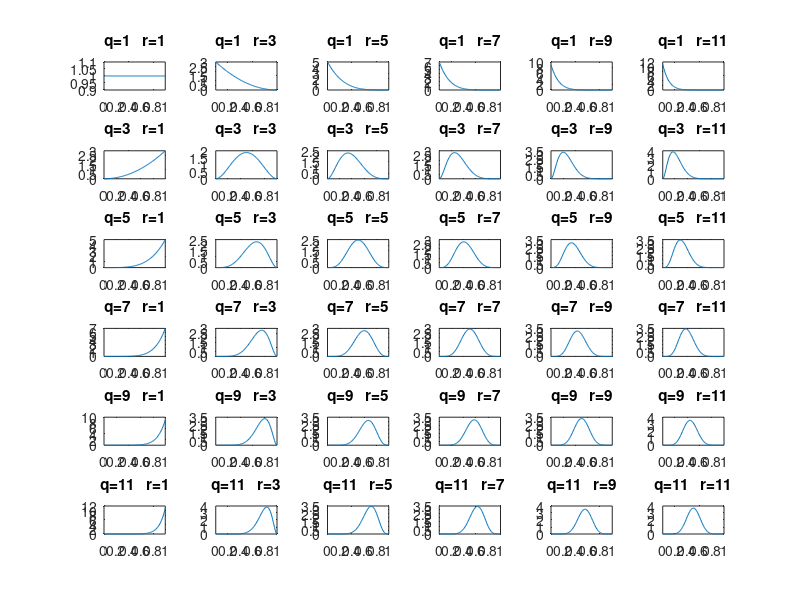

The MATLAB source for this figure:
function BetaTester

%Test beta pdf for kink distribution

x = 0:.01:1;
% A = betapdf(x,1,1);
% B = betapdf(x,1,3);
% C = betapdf(x,1,5);
% D = betapdf(x,1,7);
% E = betapdf(x,1,9);
% F = betapdf(x,1,11);

subplot(6,6,1);
sp = 1;
for i = 1:2:11
    for j = 1:2:11
        Y = betapdf(x,i,j);
        subplot(6,6,sp);
        plot(x,Y);
        title(horzcat('q=',int2str(i),'   r=',int2str(j)));
        sp=sp+1;
    end
end
        
        
% plot(x,A,x,B,x,C,x,D,x,E,x,F);